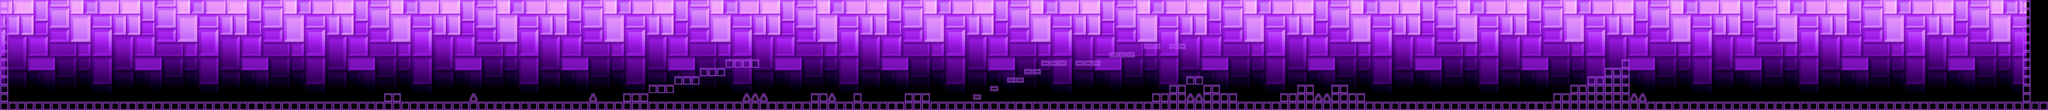

This game map was drawn from its Tiled (.tmx) file and the tilesets committed beside it. A one-line description and the trimmed map source follow:
An orthogonal 240x13 tile map with 16x16 px tiles, 1 tile layer (Graphic Layer), 1 image layer and 69 objects.

<map version="1.9" tiledversion="1.9.2" orientation="orthogonal" renderorder="right-down" width="240" height="13" tilewidth="16" tileheight="16" infinite="0" nextlayerid="42" nextobjectid="366">
 <tileset firstgid="1" name="tileset_gutter" tilewidth="16" tileheight="16" spacing="2" margin="1" tilecount="924" columns="33">
  <image source="tileset_gutter.png" width="594" height="504" />
  <tile id="0">
   <properties>
    <property name="blocked" value="" />
   </properties>
  </tile>
  <tile id="1">
   <properties>
    <property name="blocked" value="" />
    <property name="smashable" value="" />
   </properties>
  </tile>
  <tile id="2">
   <properties>
    <property name="blocked" value="" />
    <property name="smashable" value="" />
   </properties>
  </tile>
  <tile id="24">
   <properties>
    <property name="blocked" value="" />
    <property name="coinblock" value="" />
   </properties>
  </tile>
  <tile id="25">
   <properties>
    <property name="blocked" value="" />
   </properties>
  </tile>
  <tile id="26">
   <properties>
    <property name="blocked" value="" />
   </properties>
  </tile>
  <tile id="33">
   <properties>
    <property name="blocked" value="" />
   </properties>
  </tile>
  <tile id="264">
   <properties>
    <property name="blocked" value="" />
   </properties>
  </tile>
  <tile id="265">
   <properties>
    <property name="blocked" value="" />
   </properties>
  </tile>
  <tile id="266">
   <properties>
    <property name="blocked" value="" />
   </properties>
  </tile>
  <tile id="267">
   <properties>
    <property name="blocked" value="" />
   </properties>
  </tile>
  <tile id="268">
   <properties>
    <property name="blocked" value="" />
   </properties>
  </tile>
  <tile id="297">
   <properties>
    <property name="blocked" value="" />
   </properties>
  </tile>
  <tile id="298">
   <properties>
    <property name="blocked" value="" />
   </properties>
  </tile>
  <tile id="299">
   <properties>
    <property name="blocked" value="" />
   </properties>
  </tile>
  <tile id="300">
   <properties>
    <property name="blocked" value="" />
   </properties>
  </tile>
  <tile id="301">
   <properties>
    <property name="blocked" value="" />
   </properties>
  </tile>
  <tile id="330">
   <properties>
    <property name="blocked" value="" />
   </properties>
  </tile>
  <tile id="331">
   <properties>
    <property name="blocked" value="" />
   </properties>
  </tile>
  <tile id="363">
   <properties>
    <property name="blocked" value="" />
   </properties>
  </tile>
  <tile id="364">
   <properties>
    <property name="blocked" value="" />
   </properties>
  </tile>
 </tileset>
 <imagelayer id="40" name="back0" locked="1" offsetx="0.323855" offsety="0.634853" repeatx="1">
  <image source="backgroundTexture.png" width="3800" height="200" />
 </imagelayer>
 <layer id="2" name="Graphic Layer" width="240" height="13">
  <data>[3120 cells, 371 non-empty, 4 distinct tile ids]</data>
 </layer>
 <objectgroup id="3" name="Ground" visible="0">
  <object id="11" x="1136" y="192" width="256" height="16" />
  <object id="25" x="1440" y="192" width="1024" height="16" />
  <object id="227" x="0" y="0" width="16" height="192" />
  <object id="254" x="3792" y="0" width="16" height="192" />
  <object id="255" x="1392" y="192" width="48" height="16" />
  <object id="256" x="1104" y="192" width="32" height="16" />
  <object id="260" x="0" y="192" width="176" height="16" />
  <object id="261" x="176" y="192" width="272" height="16" />
  <object id="263" x="448" y="192" width="240" height="16" />
  <object id="265" x="688" y="192" width="400" height="16" />
  <object id="267" x="1088" y="192" width="16" height="16" />
  <object id="281" x="2464" y="192" width="32" height="16" />
  <object id="337" x="1824.09" y="178.045" width="16" height="10.9091" />
  <object id="338" x="1856.36" y="162.364" width="16" height="10.9091" />
  <object id="339" x="1888.18" y="146.273" width="16" height="10.9091" />
  <object id="340" x="1904.55" y="146.182" width="16" height="10.9091" />
  <object id="341" x="1920.18" y="129.818" width="16" height="10.9091" />
  <object id="342" x="1936.18" y="129.818" width="16" height="10.9091" />
  <object id="343" x="1952.36" y="114.455" width="16" height="10.9091" />
  <object id="344" x="1968.73" y="114.455" width="16" height="10.9091" />
  <object id="345" x="1984.91" y="114.455" width="16" height="10.9091" />
  <object id="346" x="2015.55" y="114" width="16" height="10.9091" />
  <object id="347" x="2031.82" y="113.909" width="16" height="10.9091" />
  <object id="348" x="2047.91" y="113.818" width="16" height="10.9091" />
  <object id="349" x="2080.18" y="98.2727" width="16" height="10.9091" />
  <object id="350" x="2096.45" y="98.0909" width="16" height="10.9091" />
  <object id="351" x="2112.82" y="98" width="16" height="10.9091" />
  <object id="352" x="2143.82" y="82.0909" width="16" height="10.9091" />
  <object id="353" x="2160.09" y="82.0909" width="16" height="10.9091" />
  <object id="354" x="2192.64" y="82.0909" width="16" height="10.9091" />
  <object id="355" x="2209" y="82" width="16" height="10.9091" />
  <object id="358" x="2496" y="192" width="592" height="16" />
 </objectgroup>
 <objectgroup id="6" name="Bricks" visible="0">
  <object id="170" x="1520.25" y="176.25" width="32" height="16" />
  <object id="171" x="1600.25" y="176.25" width="16" height="16" />
  <object id="172" x="1696.25" y="176" width="48" height="16" />
  <object id="225" x="720" y="176" width="16" height="16" />
  <object id="226" x="736" y="176" width="16" height="16" />
  <object id="229" x="1216" y="160" width="48" height="16" />
  <object id="230" x="1264" y="144" width="48" height="16" />
  <object id="231" x="1312" y="128" width="48" height="16" />
  <object id="232" x="1360" y="112" width="64" height="16" />
  <object id="237" x="2176" y="176" width="48" height="16" />
  <object id="238" x="2192" y="160" width="32" height="16" />
  <object id="239" x="2224" y="144" width="32" height="16" />
  <object id="240" x="2256" y="160" width="32" height="16" />
  <object id="241" x="2256" y="176" width="48" height="16" />
  <object id="242" x="2400" y="176" width="64" height="16" />
  <object id="243" x="2432" y="160" width="32" height="16" />
  <object id="246" x="2496" y="160" width="32" height="16" />
  <object id="247" x="2496" y="176" width="48" height="16" />
  <object id="249" x="2928" y="176" width="128" height="16" />
  <object id="250" x="2944" y="160" width="112" height="16" />
  <object id="251" x="2976" y="144" width="80" height="16" />
  <object id="252" x="3008" y="128" width="48" height="16" />
  <object id="253" x="3040" y="112" width="16" height="16" />
  <object id="285" x="1168" y="176" width="16" height="16" />
  <object id="286" x="1184" y="176" width="16" height="16" />
  <object id="287" x="1200" y="176" width="16" height="16" />
  <object id="361" x="2912" y="176" width="16" height="16" />
  <object id="362" x="2544" y="176" width="16" height="16" />
  <object id="363" x="2160" y="176" width="16" height="16" />
  <object id="365" x="2304" y="176" width="16" height="16" />
 </objectgroup>
 <objectgroup id="4" name="Thorns" visible="0">
  <object id="304" x="1104" y="176" width="16" height="16" />
  <object id="322" x="1392" y="176" width="48" height="16" />
  <object id="324" x="2464" y="176" width="32" height="16" />
  <object id="325" x="3056" y="176" width="32" height="16" />
  <object id="360" x="880" y="176" width="16" height="16" />
  <object id="364" x="1552.44" y="176.313" width="15.625" height="15.8125" />
 </objectgroup>
 <objectgroup id="4" name="Finish">
  <object id="359" x="3088" y="192" width="752" height="16" />
 </objectgroup>
</map>